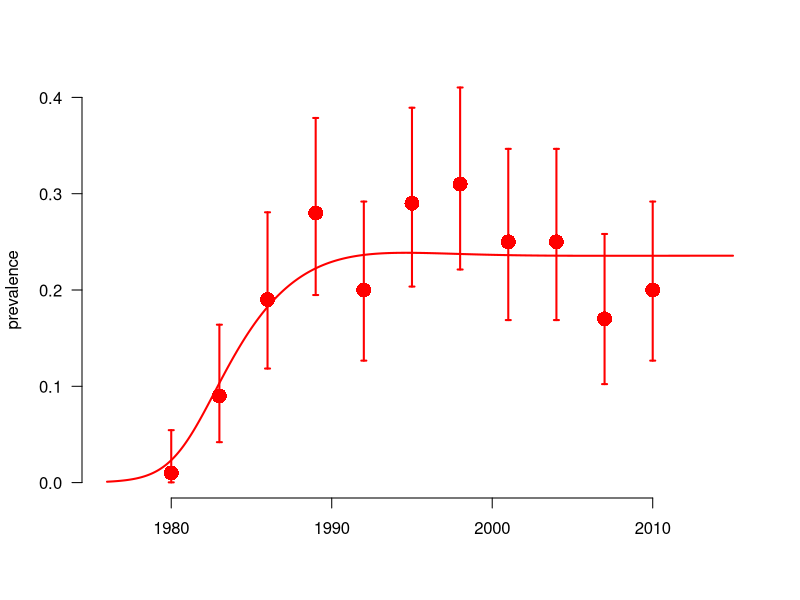
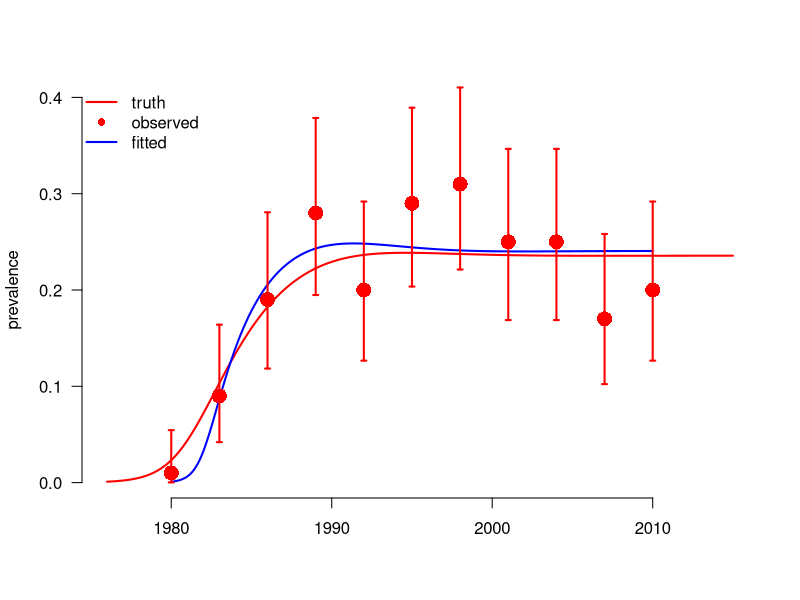
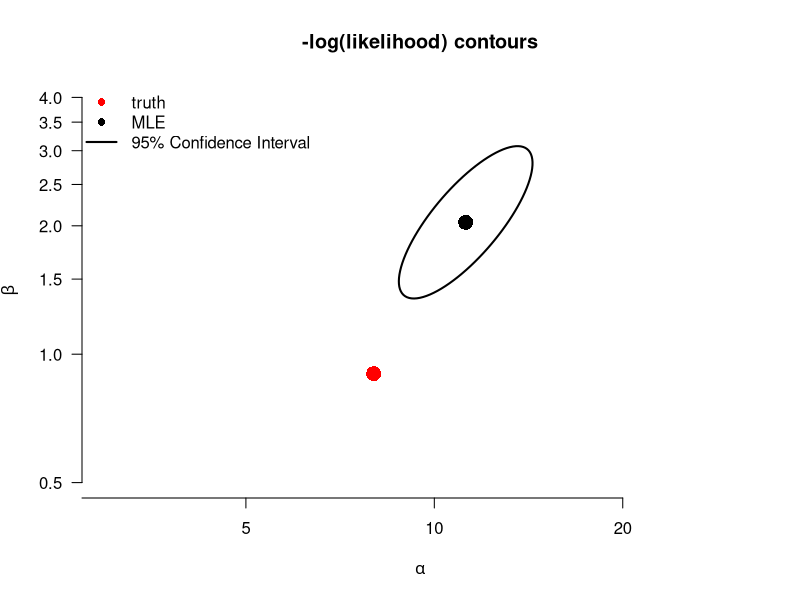
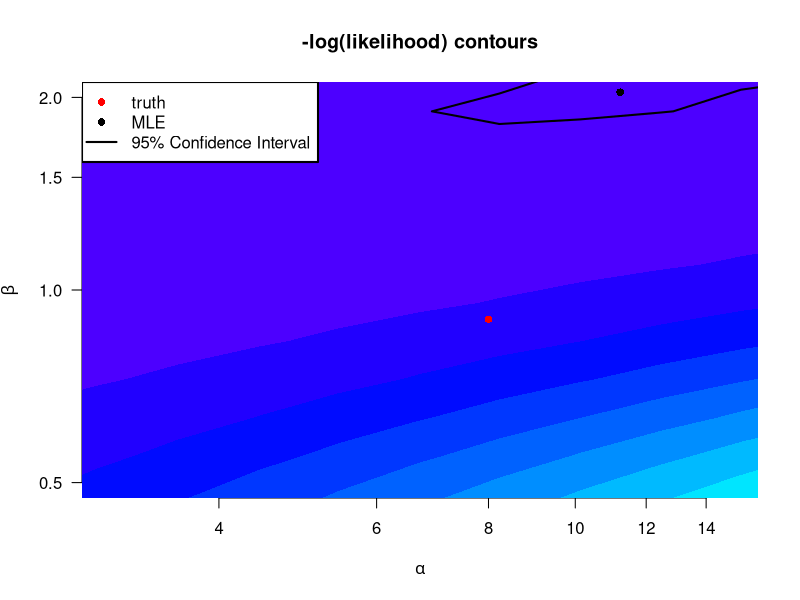

These charts were generated, in order, by the following R code:
## Introduction to Likelihood 2: Fitting an SI model to an HIV epidemic with Maximum Likelihood Estimation
## Steve Bellan 2015

## Meaningful Modeling of Epidemiologic Data, 2015 AIMS, Muizenberg

###################################################################### 

## By the end of this tutorial you should…

## * Understand how to simulate cross-sectional prevalence data around a simulated epidemic.
## * Calculate a binomial likelihood from these prevalence data and a fully specified epidemic model.
## * Use R's "optim" function to do multivariate optimization over transformed parameter space.
## * Understand the difference betweeen SANN and Nelder-Mead algorithms
## * Create 95% CI's and contours from the hessian matrix
## * Create 95% CI's and contours from profile likelihoods

require(boot); require(deSolve); require(ellipse);

## Function that makes a list of disease parameters with default values
disease_params <- function(Beta = 0.9
                           , alpha = 8 ## rate of beta decline with prevalence
                           , progRt = (1/10)*4 ## rate of of progression through each of the I classes, for 10 years total
                           , birthRt = .03 ## birth rate, 3% of people give birth per year
                           , deathRt = 1/60 ## 60 year natural life expectancy
                           )
    return(as.list(environment()))

disease_params()
disease_params(Beta = .2)

initPrev <- exp(-7) ## infected at start
init <- c(S=1, I1=initPrev, I2=0, I3=0, I4=0, CI = 0, CD = 0) ## modeling proportion of population
Is <- paste0('I',1:4) ## for easy indexing

## Define the SI ODE model. This model is equivalent to the model in HIV Spreadsheet #3. 
SImod <- function(tt, yy, parms) with(c(parms,as.list(yy)), {
    ## State variables are: S, I1, I2, I3, I4
    ## derived quantitties
    I <- I1+I2+I3+I4           ## total infecteds
    N <- I + S                 ## total population
    transmissionCoef <- Beta * exp(-alpha * I/N) ## Infectious contact rate
    ## state variable derivatives (ODE system)
    deriv <- rep(NA,7)
    deriv[1] <-	birthRt*N - deathRt*S - transmissionCoef*S*I/N ## Instantaneous rate of change: Susceptibles
    deriv[2] <-	transmissionCoef*S*I/N - progRt*I1 - deathRt*I1 ## Instantaneous rate of change: Infection class I1
    deriv[3] <-	progRt*I1 - progRt*I2 - deathRt*I2 ## Instantaneous rate of change:  Infection class I2
    deriv[4] <-	progRt*I2 - progRt*I3 - deathRt*I3 ## Instantaneous rate of change: Infection class I3 
    deriv[5] <-	progRt*I3 - progRt*I4 - deathRt*I4 ## Instantaneous rate of change: Infection class I4
    deriv[6] <-	transmissionCoef*S*I/N ## Instantaneous rate of change: Cumulative incidence
    deriv[7] <-	progRt*I4 ## Instantaneous rate of change: Cumulative mortality
    return(list(deriv))
})

## Function to run the deterministic model simulation, based on the ODE system defined in SImod().
simEpidemic <- function(init, tseq = seq(1980, 2010, by = 1/12), modFunction=SImod, parms = disease_params()) {
    simDat <- as.data.frame(lsoda(init, tseq, modFunction, parms=parms))
    simDat$I <- rowSums(simDat[, Is])
    simDat$N <- rowSums(simDat[, c('S',Is)])
    simDat$P <- with(simDat, I/N)
    return(simDat)
}

## Function to 'sample' the population:
## From a simulated epidemic, measure prevalence at several time points by performing
## cross-sectional samples of individuals at each time, testing them, and then calculating sample
## prevalence and associated binomial confidence intervals
sampleEpidemic <- function(simDat # Simulated data (produced by a call to simEpidemic()) representing the 'true' underlying epidemic trajectory
                           , sampleDates = seq(1980, 2010, by = 3) # Sample every 3 years from 1980 to 2010
                           , numSamp = rep(100, length(sampleDates)) # Number of individuals sampled at each time point
                           ) {
    prev_at_sample_times <- simDat[simDat$time %in% sampleDates, 'P']
    numPos <- rbinom(length(numSamp), numSamp, prev_at_sample_times)
    lci <- mapply(function(x,n) binom.test(x,n)$conf.int[1], x = numPos, n = numSamp)
    uci <- mapply(function(x,n) binom.test(x,n)$conf.int[2], x = numPos, n = numSamp)    
    return(data.frame(time = sampleDates, numPos, numSamp, sampPrev =  numPos/numSamp,
                      lci = lci, uci = uci))
}

## Run system of ODEs for "true" parameter values
trueParms <- disease_params() # Default model parameters are defined in lines 20-26
simDat <- simEpidemic(init, tseq = seq(1976, 2015, by = 1/12), parms = trueParms) # Simulated epidemic (underlying process)

par(bty='n', lwd = 2)
# Plot simulated prevalence through time:
with(simDat, plot(time, P, xlab = '', ylab = 'prevalence', type = 'l', ylim = c(0,.4), col='red', las = 1))
## Take cross-sectional sample of individuals to get prevalence estimates at multiple time points:
set.seed(1) # Initiate the random number generator (so everyone's simulation looks the same)
myDat <- sampleEpidemic(simDat) # Simulate data from the sampling process (function defined above)
points(myDat$time, myDat$sampPrev, col = 'red', pch = 16, cex = 2) # Plot sample prevalence at each time point
arrows(myDat$time, myDat$uci, myDat$time, myDat$lci, col = 'red', len = .025, angle = 90, code = 3) # Plot 95% CI's around the sample prevalences

## To start, we need to write a -log likelihood function that gives the probability that a given parameter set
## (Beta, alpha values) would generate the observed data. Remember that we are assuming that there is some
## true underlying epidemic curve that is deterministic and the data we observe are only noisy
## because of sampling/observation error (not because the underying curve is also
## noisy--i.e. process error--which would be particularly likely for epidemics in small populations).

## We assume binomial sampling errors. So we can write the -log-likelihood as the probability of
## observing the observed number positive out of each sample if the prevalence is the value generated by
## a model parameterized by a given set of parameters:

nllikelihood <- function(parms = disease_params(), obsDat=myDat) {
    simDat <- simEpidemic(init, parms=parms)
    ## What are the rows from our simulation at which we have observed data?
    matchedTimes <- simDat$time %in% obsDat$time
    nlls <- -dbinom(obsDat$numPos, obsDat$numSamp, prob = simDat$P[matchedTimes], log = T)
    return(sum(nlls))
}
nllikelihood(trueParms) ## loglikelihood of the true parameters (which we usually never know)
nllikelihood(disease_params(Beta = 3, alpha = 1))  ## vs some random guessed parameters

## First look up how optim() works. The more you read through the help
## file the easier this will be!!! In particular make sure you understand that
## the first argument of optim must be the initial values of the parameters to
## be fitted (i.e. Beta & alpha) and that any other parameters to be fixed are
## given as additional arguments (in the helpfile under "...")
?optim

## Since we need to be able to easily separate fitted and fixed parameters,
## let's make a function that takes fitted and fixed parameters together and
## puts them back in a parameter list (similar to the output of
## disease_params()). We also want it to be able to take logged parameter values
## and unlog them automatically back into the parameter list, so that we can fit
## on a log scale, but run our model with the unlogged values.
subsParms <- function(fit.params, fixed.params=disease_params())
    within(fixed.params, {
        loggedParms <- names(fit.params)[grepl('log_', names(fit.params))]
        unloggedParms <- names(fit.params)[!grepl('log_', names(fit.params))]        
        for(nm in unloggedParms) assign(nm, as.numeric(fit.params[nm]))
        for(nm in loggedParms) assign(gsub('log_','',nm), exp(as.numeric(fit.params[nm])))
        rm(nm, loggedParms, unloggedParms)
    })
guess.params <- c(log_Beta = log(5), log_alpha = log(8))
subsParms(guess.params, disease_params())

## Make likelihood a function of fixed and fitted parameters.
objFXN <- function(fit.params ## paramters to fit
                   , fixed.params =disease_params() ## fixed paramters
                   , obsDat=myDat) {
    parms <- subsParms(fit.params, fixed.params)
    nllikelihood(parms, obsDat = obsDat) ## then call likelihood
}
objFXN(guess.params, disease_params())

## Select initial values for fitted parameters from which optimization routine
## will start. If you select bad initial values the algorithm can get stuck on a
## bad set of parameters. You can always try the true values as a starting point
## for this problem, although that's rarely possible in real problems.

init.pars <- c(log_Beta = log(.1), log_alpha = log(30))
## We will start with SANN optimization since it is stochastic and therefore
## less likely to get stuck in a local minima. But then finish with Nelder-Mead
## optimization which is much faster.

###  NOTE: for trace >0 you see more progress report, bigger numbers show more
###  update
trace <- 3

## SANN: This is stochastic, be CAREFUL sometimes it gets stuck at local minima
## for unreasonble parameters. If you see this happen, run it again!
optim.vals <- optim(par = init.pars
                    , objFXN
                    , fixed.params = disease_params()
                    , obsDat = myDat
                    , control = list(trace = trace, maxit = 150)
                    , method = "SANN")
exp(optim.vals$par)
trueParms[c('Beta','alpha')]

## Normally we use SANN first and then follow with Nelder-Mead since SANN is stochastic and will
## make sure to help you be sure that you aren't at local minima. We feed the last parameters of
## SANN in as the first values of Nelder-Mead
optim.vals <- optim(par = optim.vals$par
                    , objFXN
                    , fixed.params = disease_params()
                    , obsDat = myDat
                    , control = list(trace = trace, maxit = 800, reltol = 10^-7)
                    , method = "Nelder-Mead"
                    , hessian = T)
optim.vals
MLEfits <- optim.vals$par
trueParms[c('Beta','alpha')]
exp(MLEfits)

log_Beta.fit <- MLEfits["log_Beta"]
log_alpha.fit <- MLEfits["log_alpha"]

## Look at the output of optim. Understand what it means. Did the algorithm
## converge? Look at ?optim to understand it.

## Plot MLE fit time series
par(bty='n', lwd = 2, las = 1)
with(simDat, plot(time, P, xlab = '', ylab = 'prevalence', type = 'l', ylim = c(0,.4), col='red'))
fitDat <- simEpidemic(init, parms = subsParms(optim.vals$par, trueParms))
with(fitDat, lines(time, P, col='blue'))
points(myDat$time, myDat$sampPrev, col = 'red', pch = 16, cex = 2)
arrows(myDat$time, myDat$uci, myDat$time, myDat$lci, col = 'red', len = .025, angle = 90, code = 3)
legend("topleft", c('truth', 'observed', 'fitted'), lty = c(1, NA, 1), pch = c(NA,16, NA),
       col = c('red', 'red', 'blue'), bty = 'n')

######################################################################
## Contour plots with the hessian

## The Hessian matrix gives you the curvature of the likelihood function at the maximum likelihood estimate. In other words, it tells you the second derivative around that point which can be used to estimate the covariance variance matrix of the maximum likelihood estimate of parameters. This estimate of the covariant strength matrix is  known as the Fisher information matrix and can be obtained by inverting the negative of the Hessian.
fisherInfMatrix <- solve(optim.vals$hessian)
## we can then plot
plot(1,1, type = 'n', log = 'xy',
     ## xlim = range(alpha.seq), ylim = range(Beta.seq),
     xlim = c(3,30), ylim = c(.5,4),
     las = 1,
     xlab = expression(alpha), ylab = expression(beta),
        main = "-log(likelihood) contours", bty = "n")
## Add true parameter values to the plot
with(trueParms, points(alpha, Beta, pch = 16, cex = 2, col = 'red'))
## Add MLE to the plot
points(exp(MLEfits['log_alpha']), exp(MLEfits['log_Beta']), pch = 16, cex = 2, col = 'black')
##  at 95% contour ellipse
lines(exp(ellipse(fisherInfMatrix[2:1,2:1], centre = MLEfits[2:1], level = .95)))
##      col = makeTransparent(propDistCol,150), lwd = 4)
legend("topleft", c('truth', 'MLE', '95% Confidence Interval'), lty = c(NA, NA, 1), pch = c(16,16, NA),
       col = c('red', 'black', 'black'), bg='white', bty = 'n')

######################################################################
## Contour plots with likelihood profiles
######################################################################
## With all other parameters fixed to their initial values, lets look at a
## contour likelihood plot over Beta and alpha.  To do this we write wrapper
## functions of log_Beta and log_alpha to feed to outer() and then
## contour(). This is confusing so make sure you understand every function.

## This function simply takes values log_Beta and log_alpha and feeds them into
## objFXN above as a single variable called logpars, you'll see why this is
## useful below.
objXBeta_alpha <- function(Beta, alpha, fixed.params = disease_params(), browse=F)
    objFXN(fit.params = c(log_Beta = log(Beta), log_alpha = log(alpha))
               , fixed.params = fixed.params)

## Now instead of giving a single argument on the log scale we give 2
## on the untransformed scale.
objFXN(c(log_Beta = log(25), log_alpha = log(1/5)))
objXBeta_alpha(25, 1/5)

## If we try to give this function multiple values of R0 or gamma,
## however, it gets confused and only analyzes the first one.
objXBeta_alpha(c(25:30), c(1/5:8))

## So we "Vectorize" this function so it can take in vectors of the parameters
## and return the output. objXBeta_alphaVEC then calls on objXBeta_alpha() to
## take xx,yy as pairwise values and objXBeta_alpha() for all pairs
objXBeta_alphaVEC <- Vectorize(objXBeta_alpha, list("Beta","alpha"))

## Task 4: Explain how the following three lines are related.
objXBeta_alpha(25, 1/5)
objXBeta_alpha(26, 1/6)
objXBeta_alphaVEC(c(25:26), c(1/5,1/6))

## Now we use the R function outer() to evaluate objXBeta_alphaVEC() over a grid
## of {R0, gamma} combinations. This can take a long time because we have to do
## res^2 evaluations of nll.fn(), and recall that each time we do this we are
## running lsoda() inside nll.fn()

## Grid resolution resXres, increasing it makes contours smoother but takes a lot longer
res <- 30

## Now create a sequence of Beta values for the grid
## let's have the sequence be spaced arouund that
Beta.seq <- exp(seq(log_Beta.fit-2, log_Beta.fit + 2, l = res))
Beta.seq

## Now create a sequence of alpha values for the grid

alpha.seq <- exp(seq(log_alpha.fit-3, log_alpha.fit+3, l = res))
alpha.seq

## The function outer() now evaluates objXBeta_alphaVEC on this grid. ?outer
mat <- outer(Beta.seq, alpha.seq, objXBeta_alphaVEC) # this can take a long time

## Make a contour plot that shows the confidence intervals in red.  Likelihood
## Ratio Test confidence intervals uses chi squared distribution cutoff with
## degrees of freedom 2 (2 parameters)
ml.val <- optim.vals$value
conf.cutoff <- ml.val + qchisq(.95,2)/2

## Show likelihood contours
plot(1,1, type = 'n', log = 'xy',
     ## xlim = range(alpha.seq), ylim = range(Beta.seq),
     xlim = c(3,15), ylim = c(.5,2), 
     xlab = expression(alpha), ylab = expression(beta),
        main = "-log(likelihood) contours", bty = "n")
.filled.contour(alpha.seq, Beta.seq, mat, levels = seq(min(mat), max(mat), l=20), col = topo.colors(20))
## Add red contour for 95% CI
contour(alpha.seq, Beta.seq, mat, levels = c(conf.cutoff),
        col = "black", lwd = 2, labels = "", labcex = .2, add = T)
## Add MLE to the plot
points(exp(log_alpha.fit), exp(log_Beta.fit), pch = 16, cex = 1, col = 'black')
## Add true parameter values to the plot
with(trueParms, points(alpha, Beta, pch = 16, cex = 1, col = 'red'))
legend("topleft", c('truth', 'MLE', '95% Confidence Interval'), lty = c(NA, NA, 1), pch = c(16,16, NA),
       col = c('red', 'black', 'black'), bg='white')

lines(exp(ellipse(optim.vals$hessian, centre = optim.vals$par, level = .95)))
# FINISH THIS, STEVE!!!
